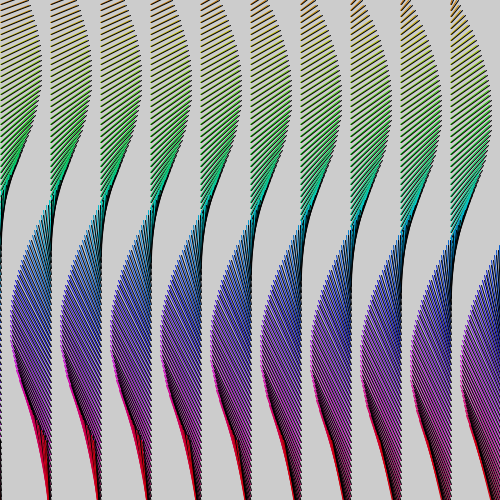
Frame 1 (no input)
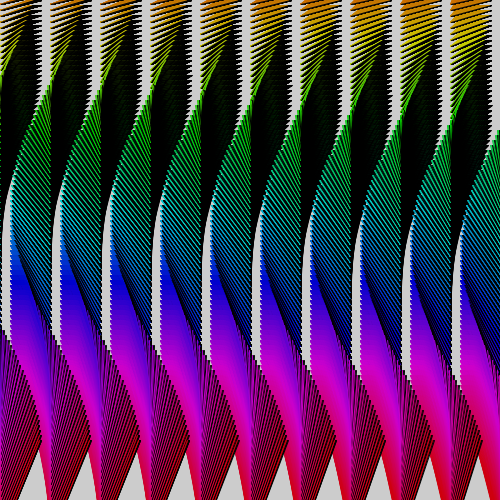
Frame 60 (the mouse pressed at the canvas centre just before this capture)
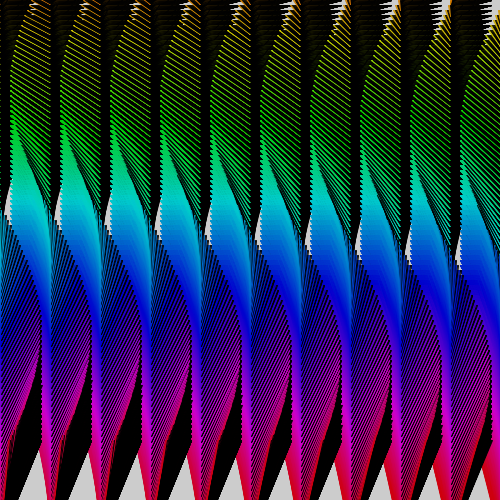
Frame 120 (the mouse held since frame 60 and released just before this capture)

The Processing sketch that drew these frames (run headless with seeded random() and noise(); from frame 60 on, the mouse is pressed at the canvas centre):

// Processing sketch: RainbowFlag
// ── RainbowFlag.pde
//#p5t
float x,i,j,f,a,b=PI/50,l=50;
void setup(){size(500,500);colorMode(HSB,99);clear();}
void draw(){f+=.025;a=0;
  for(i=0;i<11;i++){for(j=0;j<99;j++){x=i*l;a=a+b;
    stroke(j,99,80);line(x,j*6-l,x+sin(a+f)*40,j*5-l);
    stroke(0);line(x+1,j*6-l,x+1+sin(a+f)*40+1,j*5-l);}}}
